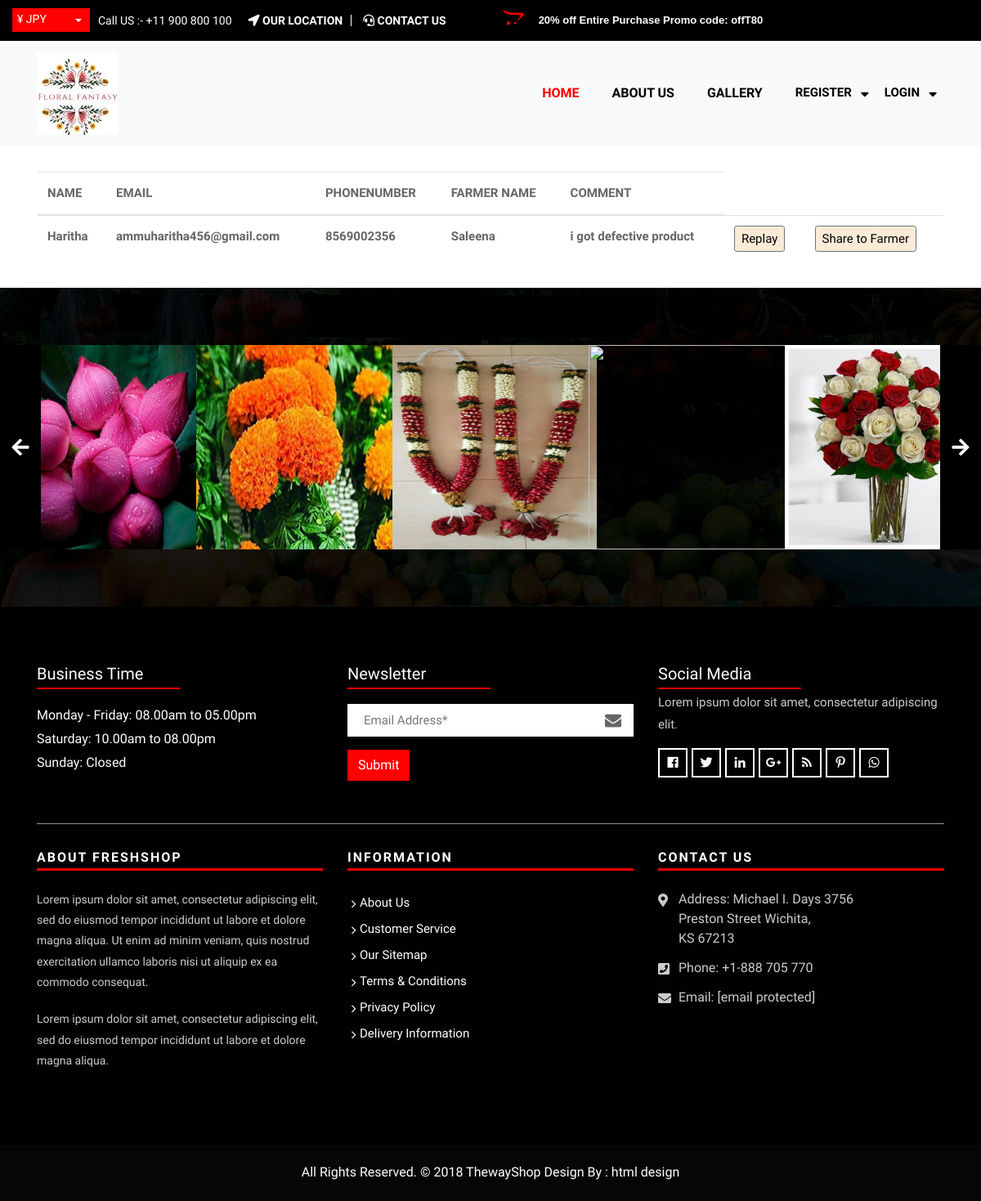
The page /adcon on the database its author committed.
### fapp/models.py (models this page shows, shortened)
class cont(models.Model):
    usrdetail=models.ForeignKey(user,on_delete=models.CASCADE)
    frdetail=models.ForeignKey(farmer,on_delete=models.CASCADE,default=1)
    message=models.CharField(max_length=1000)

class user(models.Model):
    name=models.CharField(max_length=15)
    address=models.CharField(max_length=100)
    phonenumber=models.IntegerField()
    bankname=models.CharField(max_length=30)
    accountnumber=models.IntegerField()
    ifsccode=models.CharField(max_length=15)
    username=models.CharField(max_length=15)
    email=models.EmailField(default='users@gmail.com')
    password=models.CharField(max_length=20)
    image=models.ImageField()

class farmer(models.Model):
    name=models.CharField(max_length=15)
    address=models.CharField(max_length=50)
    phonenumber=models.IntegerField()
    bankname=models.CharField(max_length=30)
    accountnumber=models.IntegerField()
    ifsccode=models.CharField(max_length=15)
    username=models.CharField(max_length=15)
    email=models.EmailField(default='farmer@gmail.com')
    password=models.CharField(max_length=20)
    image=models.ImageField()
    flicense=models.ImageField()
    status=models.IntegerField(default=0)

### fapp/views.py (the view)
# urls.py: path('adcon',views.adcon,name='adcon'),
def adcon(r):
    re=cont.objects.all()
    return render(r,'adcon.html',{'st':re})

### templates/adcon.html (shortened to what this page needs)
{% extends 'BASEE.html' %}
{% load static %}
{% block body %}
<div class="container mt-3 p-3">
          <form method="post">
            <table class="table table-hover">
              <thead>
                <tr>
                  <th>NAME</th>
                  <th>EMAIL</th>
                  <th>PHONENUMBER</th>
                  <th>FARMER NAME</th>
                  <th>COMMENT</th>
                </tr>
              </thead>
              <tbody>
                {% for i in st %}
                <tr>
                  <th>{{i.usrdetail.name}}</th>
                  <th>{{i.usrdetail.email}}</th>
                  <th>{{i.usrdetail.phonenumber}}</th>
                  <th>{{i.frdetail.name}}</th>
                  <th>{{i.message}}</th>
                  <td><a href="../rlyusr/{{i.id}}" class="btn btn-secondary height-auto btn-sm" style="background-color: antiquewhite;color: black;font-size: 15px;">Replay</a></td>
                  <td><a href="adshare/{{i.id}}" class="btn btn-secondary height-auto btn-sm" style="background-color: antiquewhite;color: black;font-size: 15px;">Share to Farmer</a></td>
                  </tr>
                {% endfor %}
              </tbody>
            </table>
          </form>
</div>
{% endblock %}

### static/css/style.css (style rules this page uses)
body { color: #666666; font-size: 15px; font-family: 'Dosis', sans-serif; line-height: 1.80857; }
a { color: #1f1f1f; text-decoration: none !important; outline: none !important; -webkit-transition: all .3s ease-in-out; -moz-transition: all .3s ease-in-out; -ms-transition: all .3s ease-in-out; -o-transition: all .3s ease-in-out; transition: all .3s ease-in-out; }
a { color: #1f1f1f; text-decoration: none; outline: none; }
a, .btn { text-decoration: none !important; outline: none !important; -webkit-transition: all .3s ease-in-out; -moz-transition: all .3s ease-in-out; -ms-transition: all .3s ease-in-out; -o-transition: all .3s ease-in-out; transition: all .3s ease-in-out; }

### static/css/bootsnav.css (style rules this page uses)
body { -webkit-transition: all 0.3s ease-in-out; -moz-transition: all 0.3s ease-in-out; -o-transition: all 0.3s ease-in-out; -ms-transition: all 0.3s ease-in-out; transition: all 0.3s ease-in-out; }

### rows shown on the page
cont: usrdetail.name "Haritha", usrdetail.email "ammuharitha456@gmail.com", usrdetail.phonenumber "8569002356", frdetail.name "Saleena", message "i got defective product"
